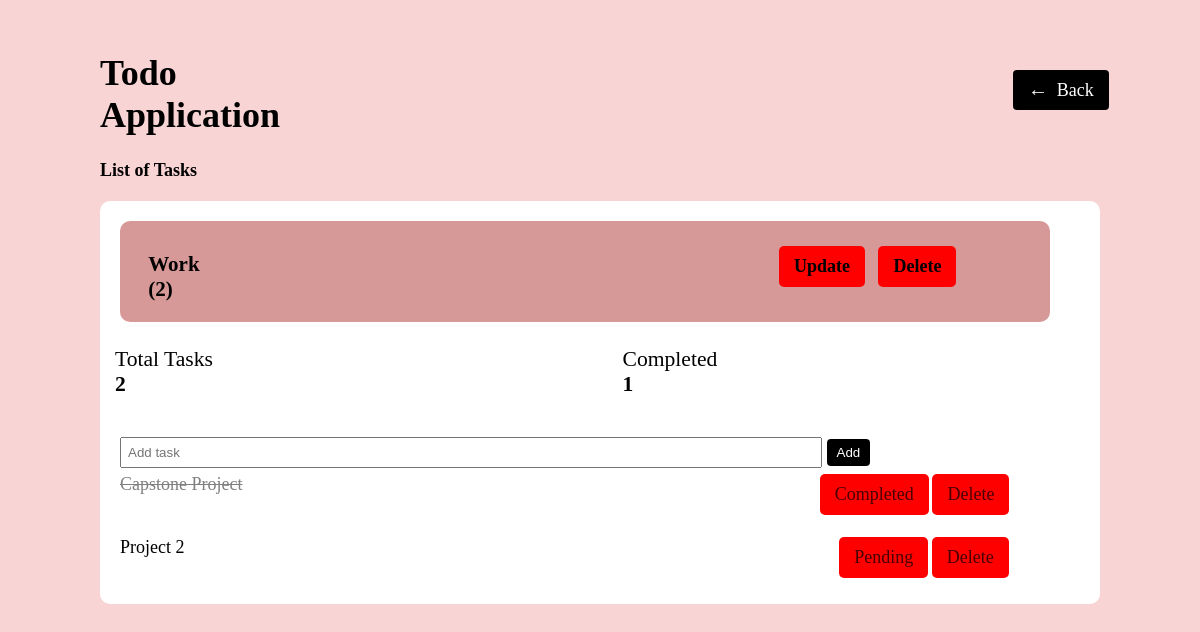
The app's page /viewlist/4 with its own data.
### tables this page shows
CREATE TABLE lists (
            id INTEGER PRIMARY KEY AUTOINCREMENT,
            name TEXT NOT NULL
        );

CREATE TABLE tasks (
            id INTEGER PRIMARY KEY AUTOINCREMENT,
            list_id INTEGER,
            task TEXT NOT NULL,
            status TEXT NOT NULL,
            FOREIGN KEY (list_id) REFERENCES lists(id)
        );

### app.py (the view)
@app.route('/viewlist/<list_id>')
def viewlist(list_id):
    db = get_db()
    com = db.cursor()
    com.execute("SELECT * FROM lists WHERE id = ?", (list_id,))
    lists = com.fetchall()
    list_data = []
    total_tasks = 0
    completed_tasks = 0
    com.execute(
        "SELECT * FROM tasks WHERE list_id = ?", (list_id,)
    )
    tasks = com.fetchall()
    total_tasks = total_tasks + len(tasks)
    completed_tasks = completed_tasks + len([t for t in tasks if t[3] == "Completed"])
    list_data.append({
        "id": list_id,
        "name": lists[0][1],
        "tasks": tasks,
        "task_count": len(tasks)
    })
    db.close()
    return render_template(
        "viewlist.html",
        lists=list_data,
        lists_count=len(lists),
        total_tasks=total_tasks,
        completed_tasks=completed_tasks
    )

### app.py (called while the page is built)
def get_db():
    return sqlite3.connect(DB_NAME)

### templates/viewlist.html (shortened to what this page needs)
<!DOCTYPE html>
<html>
<head>
  <link rel="stylesheet" href="/static/viewlist.css">
</head>
<body>
  <div class="container">
    <div class="container_button">
      <div>
      <h1>Todo Application
      <h4 class="subtitle">List of Tasks</h4>
      </h1>
      </div>
      <div class="backdiv">
      <a href="/index" class="backbutton"><span style='font-size:20px;'>&#8592;</span>Back </a>
        </div>
    </div>
    <div class="lists">
      {% for list in lists %}
      <div class="list">
        <div class="list_button">
          <h3><span id="name{{ list.id }}" contenteditable="false">
              {{ list.name }}
            </span>
            ({{ list.task_count }})</h3>
          <div class="container_2">
            <a type="button" id="btn{{ list.id }}" onclick="editList('{{ list.id }}')" class="btn" style="color: black;">
              <b>Update</b>
            </a>
            <a href="/delete_list/{{ list.id }}" class="btn topdelete" style="color: black;"
              onclick="return confirm('Delete this list and all its tasks?')">
              Delete
            </a>
          </div>
        </div>
        <div class="status">
          <div class="card">Total Tasks<br><b>{{ total_tasks }}</b></div>
          <div class="card">Completed<br><b>{{ completed_tasks }}</b></div>
        </div>
        <form action="/add_task/{{ list.id }}" method="POST">
          <input type="text" name="task" placeholder="Add task" required>
          <button class="button">Add</button>
        </form>
        {% for task in list.tasks %}
        <div class="task">
          <span class="{% if task[3]=='Completed' %}done{% endif %}">
            {{ task[2] }}
          </span>
          <span class="buttons">
            {% if task[3] != 'Completed' %}
            <a href="/complete/{{ task[0] }}/{{ list.id }}" class="btn">Pending</a>
            {% elif task[3] == 'Completed' %}
            <a href="/completed/{{ task[0] }}/{{ list.id }}" class="btn">Completed</a>
            {% endif %}
            <a href="/delete/{{ task[0] }}/{{ list.id }}" class="btn">Delete</a>
          </span>
        </div>
        {% endfor %}
      </div>
      {% endfor %}
    </div>
  </div>
</body>
</html>

### static/viewlist.css (style rules this page uses)
body { background-color: rgb(249, 212, 212); }
form { margin-left: 2%; }
.container { max-width: 1000px; margin: auto; padding: 20px; font-size: large; }
h1 { margin-bottom: 5px; }
.subtitle { color: black; margin-bottom: 20px; }
.status { display: grid; grid-template-columns: repeat(auto-fit, minmax(180px, 1fr)); gap: 15px; margin-bottom: 25px; }
.card { background: white; padding: 15px; border-radius: 8px; font-size: larger; }
.lists { display: grid; grid-template-columns: repeat(auto-fit); gap: 20px; }
.list { padding-top: 2%; padding-bottom: 1%; background: white; border-radius: 10px; }
.list h3 { background-color: rgb(215, 152, 152); margin-left: 2%; margin-bottom: 10px; }
.list a { margin-left: 2%; margin-bottom: 10px; text-decoration: none; }
.task { display: flex; justify-content: space-between; padding: 6px 0; margin-left: 2%; }
span { margin-right: 10%; }
.done { text-decoration: line-through; color: gray; }
.button { padding: 6px 10px; border: none; background: black; color: white; border-radius: 4px; }
.list_button { padding: 1%; width: 910px; background-color: rgb(215, 152, 152); margin-left: 2%; margin-bottom: 10px; display: flex; border-radius: 10px; }
.container_2 { align-items: center; background-color: rgb(215, 152, 152); display: flex; gap: 10px; margin-left: 60%; }
.topdelete { background-color: #e63946; color: white; padding: 10px 16px; border-radius: 6px; text-decoration: none; font-weight: bold; }
.btn { padding: 10px 15px; background-color: red; color: rgb(72, 2, 2); border-radius: 5px; cursor: pointer }
input { padding: 6px; width: 70%; }
.backbutton { padding: 10px 15px; border: none; background: black; color: white; border-radius: 4px; height: 20%; text-decoration: none; }
.container_button { display: flex; }
.backdiv { margin-top: 5%; margin-left: 65%; }
.buttons { display: flex; }

### records on screen
lists: name "Work", task_count "2", total_tasks "2", completed_tasks "1"
tasks: task "Capstone Project"
tasks: task "Project 2"
